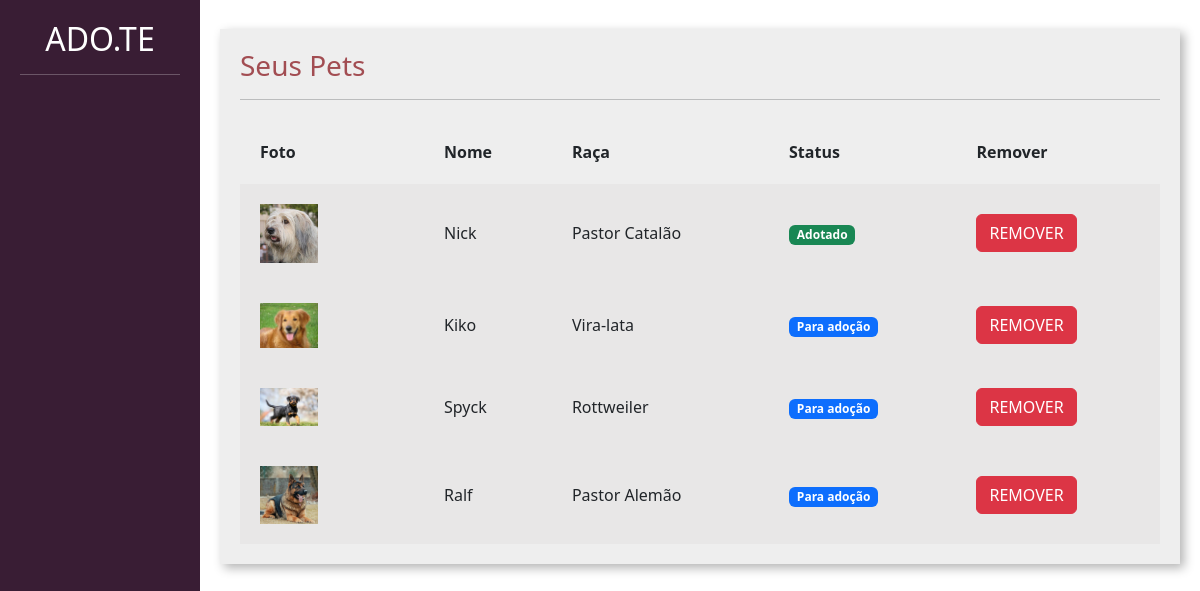
The page /divulgar/seus_pets/ (signed in) on the database its author committed.
### divulgar/models.py (models this page shows, shortened)
class Pet(models.Model):
    choices_status = (
        ('P', 'Para adoção'),
        ('A', 'Adotado')
    )
    usuario = models.ForeignKey(User, on_delete=models.DO_NOTHING)
    foto = models.ImageField(upload_to="fotos_pets")
    nome = models.CharField(max_length=100)
    descricao = models.TextField()
    estado = models.CharField(max_length=50)
    cidade = models.CharField(max_length=50)
    telefone = models.CharField(max_length=14)
    tags = models.ManyToManyField(Tag)
    raca = models.ForeignKey(Raca, on_delete=models.DO_NOTHING)
    status = models.CharField(max_length=1, choices=choices_status, default='P')

class Raca(models.Model):
    raca = models.CharField(max_length=50)
    def __str__(self):
        return self.raca

### divulgar/views.py (the view)
# urls.py: path('seus_pets/', views.seus_pets, name="seus_pets"),
@login_required
def seus_pets(request):
    if request.method == "GET":
        pets = Pet.objects.filter(usuario=request.user)
        return render(request, 'seus_pets.html', {'pets': pets})

### divulgar/templates/seus_pets.html (shortened to what this page needs)
<!doctype html>
{% load static %}
<html lang="pt-BR">
    <head>
    <link href="https://cdn.jsdelivr.net/npm/bootstrap@5.3.0-alpha1/dist/css/bootstrap.min.css" rel="stylesheet">
    <link href="{% static 'usuarios/css/cadastro.css' %}" rel="stylesheet">
    <link href="{% static 'divulgar/css/novo_pet.css' %}" rel="stylesheet">
    <link href="{% static 'divulgar/css/seus_pets.css' %}" rel="stylesheet">
    </head>
    <body>
        <div class="container-fluid">
            <div class="row">
                <div class="col-md-2 bg-side sidebar">
                    <h2>ADO.TE</h2>
                    <hr>
                </div>
                <div class="col-md">
                    <div class="wrapper">
                        <div class="box width80">
                            <h3 class="font-vinho">Seus Pets</h3>
                            <hr>
                             <table class="tabela" cellpadding="20">
                                <tr>
                                    <th>Foto</th>
                                    <th>Nome</th>
                                    <th>Raça</th>
                                    <th>Status</th>
                                    <th>Remover</th>
                                </tr>
                                  {% for pet in pets%}
                                    <tr class="tabela-linha">
                                      <td width="20%">
                                        <img width="40%" src="{{pet.foto.url}}">
                                      </td>
                                      <td>
                                        {{pet.nome}}
                                      </td>
                                      <td>
                                        {{pet.raca}}
                                      </td>
                                      <td>
                                        {% if pet.status == "P" %}
                                            <span class="badge text-bg-primary">Para adoção</span>
                                        {% elif pet.status == "A" %}
                                            <span class="badge text-bg-success">Adotado</span>
                                        {% endif%}
                                      </td>
                                      <td>
                                        <a href="{% url 'remover_pet' pet.id %}" class="btn btn-danger">REMOVER</a>
                                      </td>
                                    </tr>
                                  {% endfor %}
                            </table>
                        </div>
                    </div>
                </div>
            </div>
        </div>
    </body>
</html>

### templates/static/usuarios/css/cadastro.css (style rules this page uses)
.bg-side { background-color: #391D34; color: white; height: 100vh; }

### templates/static/divulgar/css/novo_pet.css (style rules this page uses)
.sidebar { text-align: center; padding: 20px; }
.wrapper { margin-top: 3%; display: flex; flex-direction: row; justify-content: center; align-items: center; }
.box { padding:20px; width: 50vw; background: rgb(238, 238, 238); box-shadow: 4px 4px 10px rgba(0,0,0,.3); }
.font-vinho { color: #A24D52; }

### templates/static/divulgar/css/seus_pets.css (style rules this page uses)
.width80 { width: 80vw; }
.tabela { width: 100%; margin-top: 20px; }
.tabela-linha { background-color: #e8e7e7; }

### rows shown on the page
Pet: foto (picture), nome "Nick", raca "Pastor Catalão", status "Adotado"
Pet: foto (picture), nome "Kiko", raca "Vira-lata", status "Para adoção"
Pet: foto (picture), nome "Spyck", raca "Rottweiler", status "Para adoção"
Pet: foto (picture), nome "Ralf", raca "Pastor Alemão", status "Para adoção"
